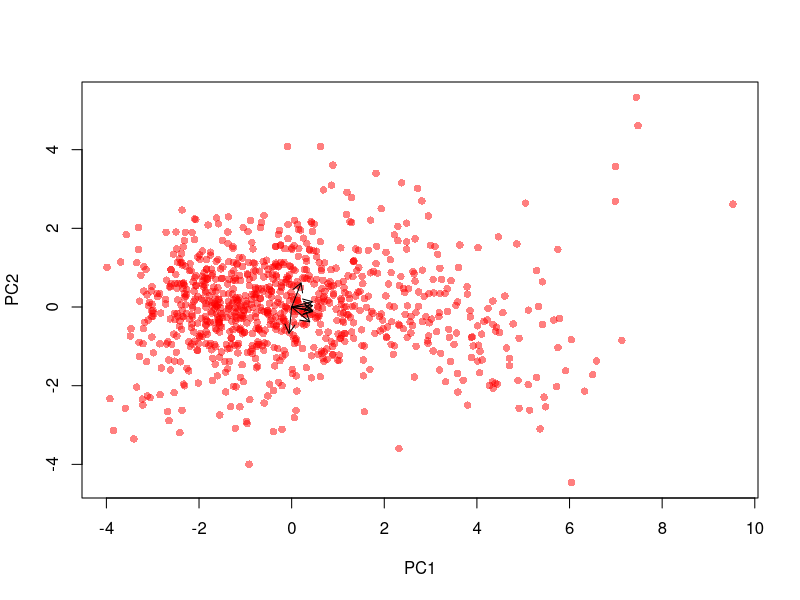
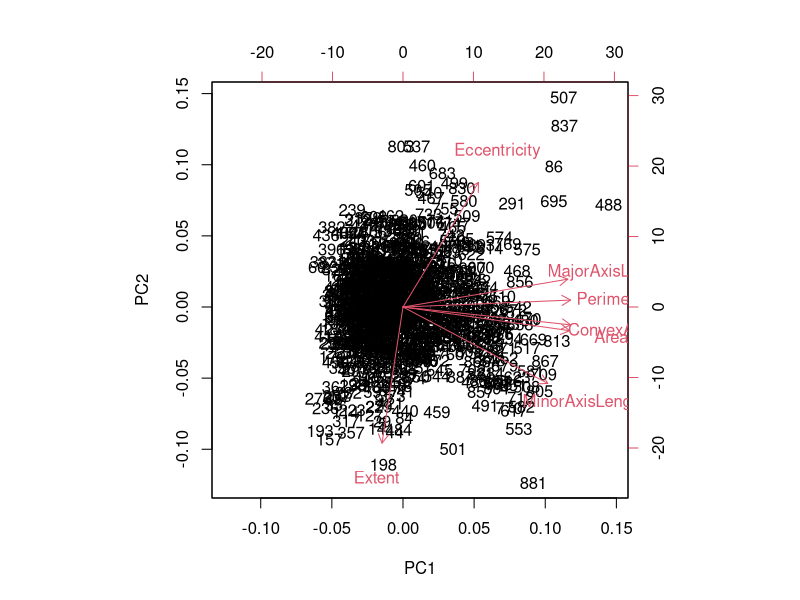
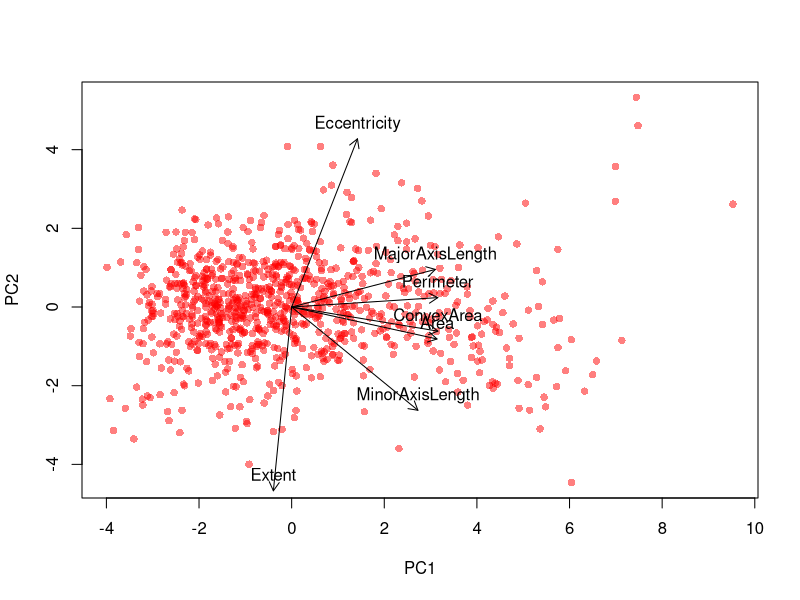
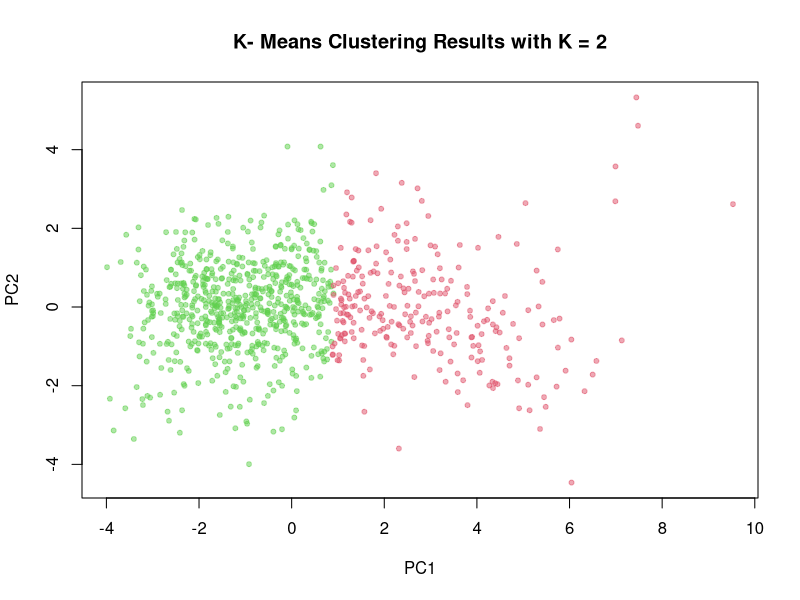

These figures' R source, in order:
## ---- chunk 1
data = read.csv('datasets/Raisin_Dataset.csv', sep = ';')
## ---- chunk 2
df = data[-c(8, 9)]
head(df)
## ---- chunk 3
options(scipen = 10)
round((apply(df, 2, mean)), digits = 5); round((apply(df, 2, var)), digits = 5)
## ---- chunk 4
summary(df)
## ---- chunk 5
pr.out = prcomp(df, scale = TRUE)
pr.out
## ---- chunk 6
summary(pr.out)
## ---- chunk 7
plot(pr.out$x[, 1], pr.out$x[, 2], type = "n", xlab = "PC1", ylab = "PC2")  
points(pr.out$x[, 1], pr.out$x[, 2], col = rgb(1, 0, 0, alpha = 0.5), pch = 16) 
arrows(0, 0, pr.out$rotation[, 1], pr.out$rotation[, 2], length = 0.1, angle = 30)
## ---- chunk 8
biplot(pr.out)
## ---- chunk 9
plot(pr.out$x[, 1], pr.out$x[, 2], type = "n", xlab = "PC1", ylab = "PC2") 
points(pr.out$x[, 1], pr.out$x[, 2], col = rgb(1, 0, 0, alpha = 0.5), pch = 16)  
arrows(0, 0, pr.out$rotation[, 1]*7, pr.out$rotation[, 2]*7, length = 0.1, angle = 30)
text(pr.out$rotation[, 1]*7, pr.out$rotation[, 2]*7, labels = rownames(pr.out[[2]]), pos = 3)
## ---- chunk 10

pcadf <- predict(pr.out, newdata = df)
head(pcadf)

## ---- chunk 11
km.out2 = kmeans(pcadf, 2)
km.out2
## ---- chunk 12
plot (pcadf, col = adjustcolor(km.out2$cluster + 1, alpha.f = 0.5),
main = "K- Means Clustering Results with K = 2", pch = 20)
